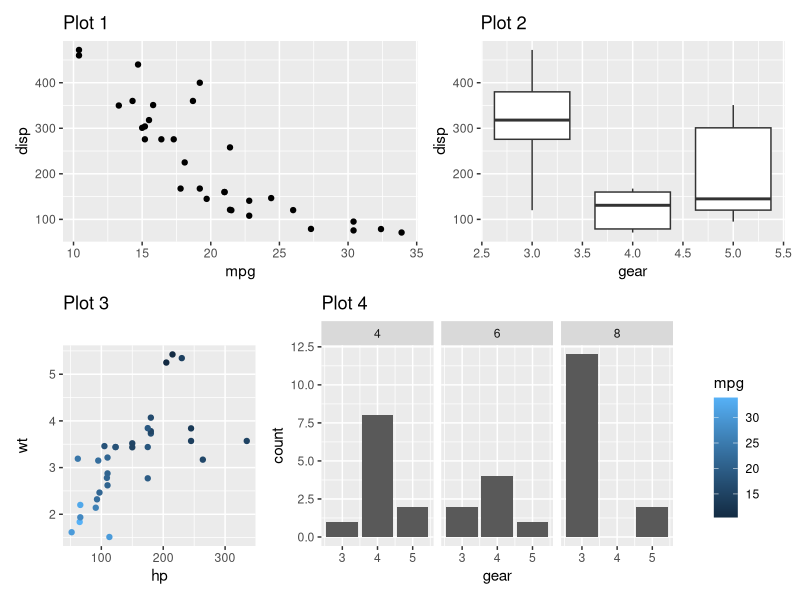

Write the R code that produced this figure.

############################################################################
############################################################################
###                                                                      ###
###                            GGPLOT2 DESIGN                            ###
###                                                                      ###
############################################################################
############################################################################




library(tidyverse)
library(patchwork)

p1 <- ggplot(mtcars) +
  geom_point(aes(mpg, disp)) +
  ggtitle('Plot 1')

p2 <- ggplot(mtcars) +
  geom_boxplot(aes(gear, disp, group = gear)) +
  ggtitle('Plot 2')

p3 <- ggplot(mtcars) +
  geom_point(aes(hp, wt, colour = mpg)) +
  ggtitle('Plot 3')

p4 <- ggplot(mtcars) +
  geom_bar(aes(gear)) +
  facet_wrap(~cyl) +
  ggtitle('Plot 4')

design <- "
 111222
 334445
"

p1 + p2 + p3 + p4 + guide_area() +
  plot_layout(design = design, guides = "collect")
